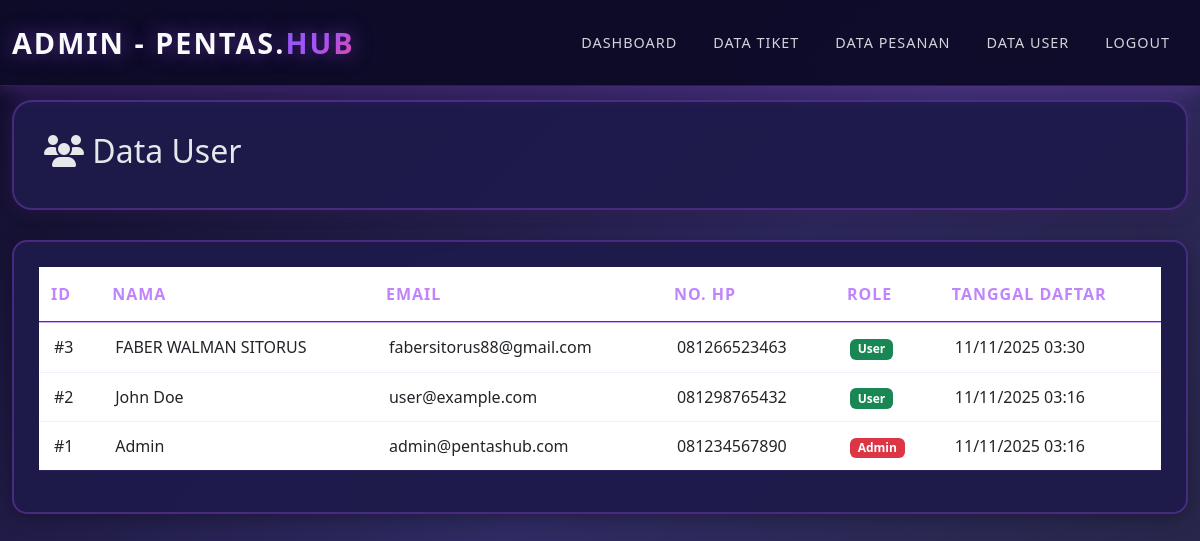
The page /admin/data_user.php (signed in) on the database its author committed.
### tables this page shows
CREATE TABLE `users` (
  `id` int(11) NOT NULL AUTO_INCREMENT,
  `nama` varchar(100) NOT NULL,
  `email` varchar(100) NOT NULL,
  `password` varchar(255) NOT NULL,
  `no_hp` varchar(20) DEFAULT NULL,
  `role` enum('admin','user') NOT NULL DEFAULT 'user',
  `created_at` timestamp NOT NULL DEFAULT current_timestamp(),
  PRIMARY KEY (`id`),
  UNIQUE KEY `email` (`email`)
);

### admin/data_user.php (the view, shortened to what this page needs)
<?php
require_once '../includes/config.php';
$query = mysqli_query($conn, "SELECT * FROM users ORDER BY id DESC");
?>
<!DOCTYPE html>
<html lang="id">
<head>
    <link href="https://cdn.jsdelivr.net/npm/bootstrap@5.3.0/dist/css/bootstrap.min.css" rel="stylesheet">
    <link rel="stylesheet" href="https://cdnjs.cloudflare.com/ajax/libs/font-awesome/6.4.0/css/all.min.css">
    <link rel="stylesheet" href="../assets/css/styles.css"
</head>
<body>
    <nav class="navbar navbar-expand-lg navbar-dark fixed-top">
        <div class="container-fluid">
            <a class="navbar-brand" href="dashboard.php">
                ADMIN - PENTAS.<span>HUB</span>
            </a>
            <div class="collapse navbar-collapse" id="navbarNav">
                <ul class="navbar-nav ms-auto">
                    <li class="nav-item">
                        <a class="nav-link" href="dashboard.php">Dashboard</a>
                    </li>
                    <li class="nav-item">
                        <a class="nav-link" href="data_tiket.php">Data Tiket</a>
                    </li>
                    <li class="nav-item">
                        <a class="nav-link" href="data_pesanan.php">Data Pesanan</a>
                    </li>
                    <li class="nav-item">
                        <a class="nav-link active" href="data_user.php">Data User</a>
                    </li>
                    <li class="nav-item">
                        <a class="nav-link" href="../logout.php">Logout</a>
                    </li>
                </ul>
            </div>
        </div>
    </nav>
    <div class="dashboard-container" style="margin-top: 80px;">
        <div class="container-fluid">
            <div class="dashboard-header">
                <h2>
                    <i class="fas fa-users"></i> Data User
                </h2>
            </div>
            <div class="card-custom">
                <div class="table-responsive">
                    <table class="table table-custom table-hover">
                        <thead>
                            <tr>
                                <th>ID</th>
                                <th>Nama</th>
                                <th>Email</th>
                                <th>No. HP</th>
                                <th>Role</th>
                                <th>Tanggal Daftar</th>
                            </tr>
                        </thead>
                        <tbody>
                            <?php while($user = mysqli_fetch_assoc($query)): ?>
                            <tr>
                                <td>#<?= $user['id'] ?></td>
                                <td><?= $user['nama'] ?></td>
                                <td><?= $user['email'] ?></td>
                                <td><?= $user['no_hp'] ?></td>
                                <td>
                                    <?php if($user['role'] == 'admin'): ?>
                                        <span class="badge bg-danger">Admin</span>
                                    <?php else: ?>
                                        <span class="badge bg-success">User</span>
                                    <?php endif; ?>
                                </td>
                                <td><?= date('d/m/Y H:i', strtotime($user['created_at'])) ?></td>
                            </tr>
                            <?php endwhile; ?>
                        </tbody>
                    </table>
                </div>
            </div>
        </div>
    </div>
</body>
</html>

### assets/css/styles.css (style rules this page uses)
* { margin: 0; padding: 0; box-sizing: border-box; }
:root { --purple-dark: #0f0c29; --purple-mid: #1e1b4b; --purple-light: #312e81; --gradient-primary: linear-gradient(135deg, #8b5cf6 0%, #a855f7 50%, #ec4899 100%); --gradient-vvip: linear-gradient(135deg, #a855f7 0%, #ec4899 100%); --gradient-vip: linear-gradient(135deg, #16e732 0%, #1774df 100%); --gradient-festival: linear-gradient(135deg, #e2b902 0%, #cc9d1a 100%); --text-primary: #e5e7eb; --text-secondary: #9ca3af; --border-color: rgba(168, 85, 247, 0.3); --shadow-primary: 0 4px 20px rgba(168, 85, 247, 0.3); --shadow-hover: 0 8px 30px rgba(168, 85, 247, 0.6); }
body { font-family: 'Segoe UI', Tahoma, Geneva, Verdana, sans-serif; background: linear-gradient(135deg, var(--purple-dark) 0%, #302b63 50%, #24243e 100%); color: var(--text-primary); min-height: 100vh; overflow-x: hidden; }
.navbar { background: rgba(15, 12, 41, 0.98) !important; box-shadow: var(--shadow-primary); padding: 1rem 0; backdrop-filter: blur(10px); border-bottom: 1px solid rgba(168, 85, 247, 0.2); z-index: 1000; }
.navbar-brand { font-size: 1.8rem; font-weight: bold; color: #f9fafb !important; text-transform: uppercase; letter-spacing: 2px; text-shadow: 0 0 20px rgba(168, 85, 247, 0.5); }
.navbar-brand span { background: var(--gradient-primary); -webkit-background-clip: text; -webkit-text-fill-color: transparent; background-clip: text; }
.nav-link { color: #d1d5db !important; margin: 0 10px; transition: all 0.3s ease; text-transform: uppercase; font-size: 0.9rem; letter-spacing: 1px; position: relative; }
.nav-link::after { content: ''; position: absolute; bottom: -5px; left: 0; width: 0; height: 2px; background: var(--gradient-primary); transition: width 0.3s ease; }
.dashboard-container, .dashboard-admin { padding: 20px 0; min-height: 100vh; }
.dashboard-header { background: rgba(30, 27, 75, 0.95); border: 2px solid var(--border-color); border-radius: 20px; padding: 30px; margin-bottom: 30px; box-shadow: 0 8px 32px rgba(0, 0, 0, 0.3), 0 0 20px rgba(168, 85, 247, 0.2); }
.card-custom { background: rgba(30, 27, 75, 0.95); border: 2px solid var(--border-color); border-radius: 15px; padding: 25px; margin-bottom: 25px; transition: all 0.3s ease; box-shadow: 0 4px 20px rgba(0, 0, 0, 0.3); backdrop-filter: blur(5px); }
.table { min-width: 100%; color: var(--text-primary); border-collapse: collapse; }
.table thead { background: rgba(139, 92, 246, 0.2); backdrop-filter: blur(5px); }
.table thead th { padding: 15px 12px; font-weight: 700; text-transform: uppercase; letter-spacing: 1px; color: #c084fc; border-bottom: 2px solid rgba(168, 85, 247, 0.5); }
.table tbody tr { border-bottom: 1px solid rgba(168, 85, 247, 0.1); transition: all 0.2s ease; }
.table td, .table th { padding: 12px 15px; vertical-align: middle; }

### rows shown on the page
users: id "3", nama "FABER WALMAN SITORUS", email "fabersitorus88@gmail.com", no_hp "081266523463", role "User", created_at "11/11/2025 03:30"
users: id "2", nama "John Doe", email "user@example.com", no_hp "081298765432", role "User", created_at "11/11/2025 03:16"
users: id "1", nama "Admin", email "admin@pentashub.com", no_hp "081234567890", role "Admin", created_at "11/11/2025 03:16"
